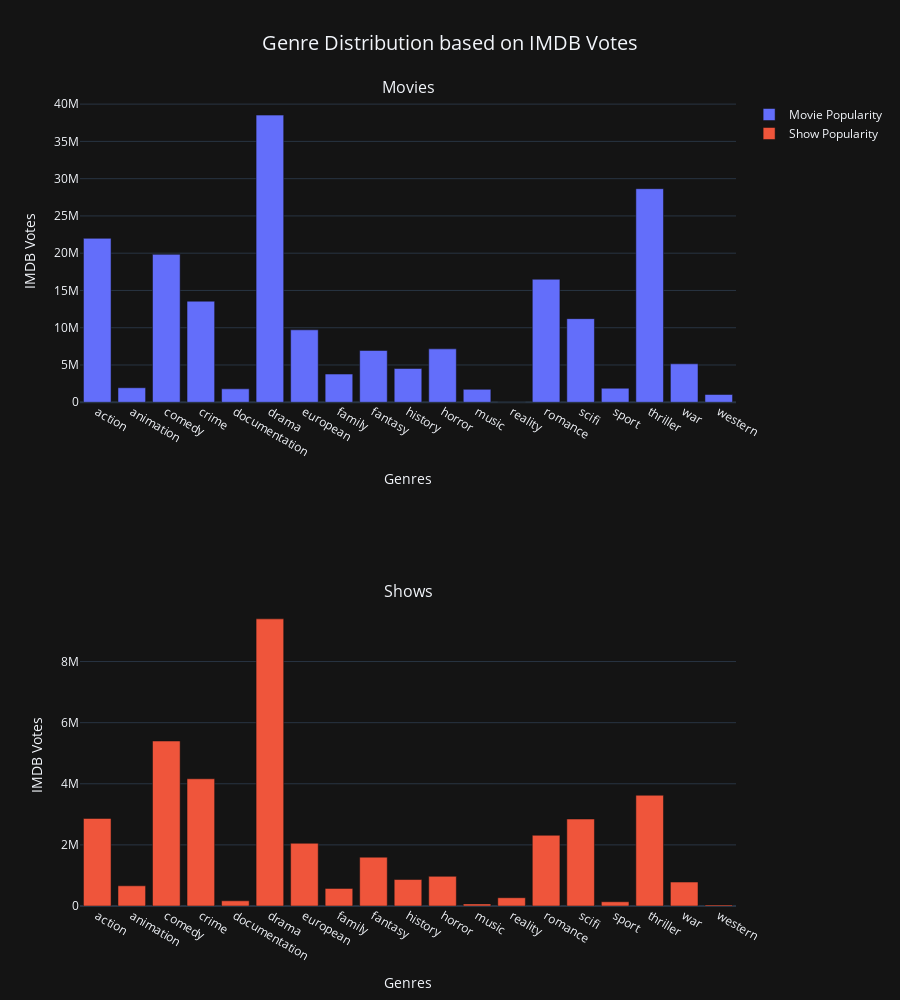

Notebook code for this chart:
### Markdown cell above
### Genre Distribution based on IMDB Votes

### Code cell
movie_popularity_dict = dict()

for i, genre in enumerate(genres):
     movie_popularity_dict[genre] = title.query("type=='MOVIE'").groupby(genre)["imdb_votes"].sum().sort_index().__getitem__(1)
movie_popularity_dict = dict(sorted(movie_popularity_dict.items(),key=lambda x: x[0]))

show_popularity_dict = dict()

for i, genre in enumerate(genres):
    show_popularity_dict[genre] = title.query("type=='SHOW'").groupby(genre)['imdb_votes'].sum().sort_index().__getitem__(1)
show_popularity_dict = dict(sorted(show_popularity_dict.items(), key=lambda x: x[0]))

fig = sp.make_subplots(
    rows= 2,
    cols= 1,
    subplot_titles=['Movies','Shows'],
    specs= [[{'type':'Bar'}],
            [{'type':'Bar'}]]
)

movie_popularity = go.Bar(
    x=list(movie_popularity_dict.keys()),
    y=list(movie_popularity_dict.values()),
    name='Movie Popularity',
    hoverinfo ='x+y'
)

show_popularity = go.Bar(
    x=list(show_popularity_dict.keys()),
    y=list(show_popularity_dict.values()),
    name='Show Popularity',
    hoverinfo='x+y'
)

fig.add_trace(movie_popularity,row=1,col=1)
fig.update_xaxes(title_text='Genres',row=1,col=1)
fig.update_yaxes(title_text='IMDB Votes',row=1,col=1)

fig.add_trace(show_popularity,row=2,col=1)
fig.update_xaxes(title_text='Genres',row=2,col=1)
fig.update_yaxes(title_text='IMDB Votes',row=2,col=1)

fig.update(
    layout_title_text="Genre Distribution based on IMDB Votes",
    layout_title_font_size = 20,
    layout_title_x=0.5,
    layout_height = 1000,
    layout_paper_bgcolor='rgb(20,20,20)',
    layout_plot_bgcolor='rgb(20,20,20)'
)

fig.show()

### Figure 1 — Plotly figure (JSON) as saved in the notebook; plotly's stock layout.template omitted (floating-point values rounded to 4 significant figures)
{"data": [{"hoverinfo": "x+y", "name": "Movie Popularity", "type": "bar", "x": ["action", "animation", "comedy", "crime", "documentation", "drama", "european", "family", "fantasy", "history", "horror", "music", "reality", "romance", "scifi", "sport", "thriller", "war", "western"], "xaxis": "x", "y": [21994308, 1947000.0, 19840000.0, 13560000.0, 1800000.0, 38527783, 9715000.0, 3782000.0, 6942000.0, 4533704, 7163516, 1734000.0, 1205, 16500000.0, 11217714, 1881000.0, 28650000.0, 5154000.0, 1043000.0], "yaxis": "y"}, {"hoverinfo": "x+y", "name": "Show Popularity", "type": "bar", "x": ["action", "animation", "comedy", "crime", "documentation", "drama", "european", "family", "fantasy", "history", "horror", "music", "reality", "romance", "scifi", "sport", "thriller", "war", "western"], "xaxis": "x2", "y": [2866000.0, 661000.0, 5399000.0, 4163072, 169800.0, 9397000.0, 2052963, 575800.0, 1598318, 866800.0, 970874, 69430.0, 270700.0, 2315000.0, 2846000.0, 138100.0, 3624000.0, 783600.0, 35980.0], "yaxis": "y2"}], "layout": {"annotations": [{"font": {"size": 16}, "showarrow": false, "text": "Movies", "x": 0.5, "xanchor": "center", "xref": "paper", "y": 1, "yanchor": "bottom", "yref": "paper"}, {"font": {"size": 16}, "showarrow": false, "text": "Shows", "x": 0.5, "xanchor": "center", "xref": "paper", "y": 0.375, "yanchor": "bottom", "yref": "paper"}], "height": 1000, "paper_bgcolor": "rgb(20,20,20)", "plot_bgcolor": "rgb(20,20,20)", "title": {"font": {"size": 20}, "text": "Genre Distribution based on IMDB Votes", "x": 0.5}, "xaxis": {"anchor": "y", "domain": [0, 1], "title": {"text": "Genres"}}, "xaxis2": {"anchor": "y2", "domain": [0, 1], "title": {"text": "Genres"}}, "yaxis": {"anchor": "x", "domain": [0.625, 1], "title": {"text": "IMDB Votes"}}, "yaxis2": {"anchor": "x2", "domain": [0, 0.375], "title": {"text": "IMDB Votes"}}}}
